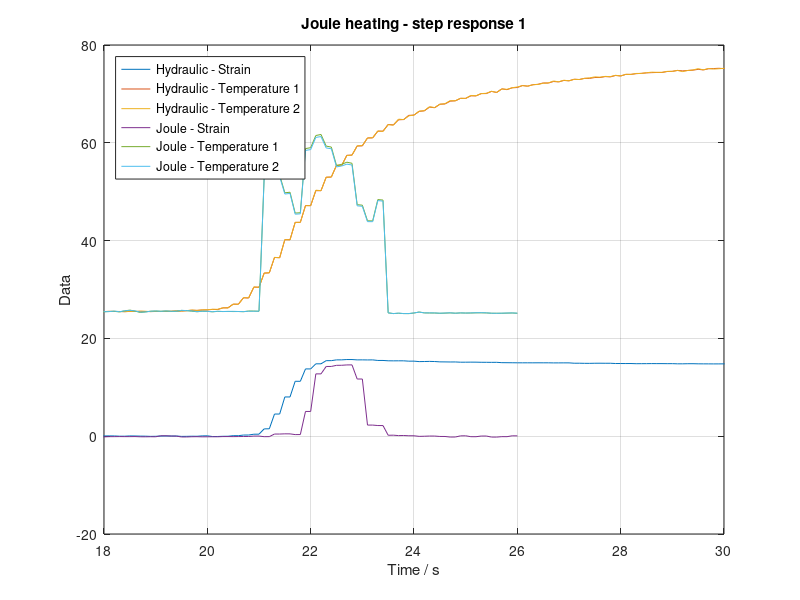

MATLAB code for this plot:
close all;
clear all;

load('hyd_stp_5.txt');
z5=length(hyd_stp_5);
s5=(hyd_stp_5(1:z5,2))/7.5*6;
T51=(hyd_stp_5(1:z5,3));
T52=(hyd_stp_5(1:z5,4));
t5=(.1:.1:z5/10)';
load('ele_stp_1.txt');
z1=length(ele_stp_1);
s1=(ele_stp_1(1:z1,2))/6*7.5;
T11=(ele_stp_1(1:z1,3));
T12=(ele_stp_1(1:z1,4));
t1=(.1+17:.1:z1/10+17)';

scrsz=get(0,'Screensize');
figure('Position',[1 scrsz(4) scrsz(3) scrsz(4)])
xlabel('Time / s');
ylabel('Data');
plot(t5,s5,t5,T51,t5,T52,t1,s1,t1,T11,t1,T12);
xlim([18 30]);
%xlim([166 172]);
xlabel('Time / s');
ylabel('Data');
title('Joule heating - step response 1');
legend('Hydraulic - Strain','Hydraulic - Temperature 1',...
    'Hydraulic - Temperature 2','Joule - Strain','Joule - Temperature 1',...
    'Joule - Temperature 2','Location','NorthWest');
grid on;